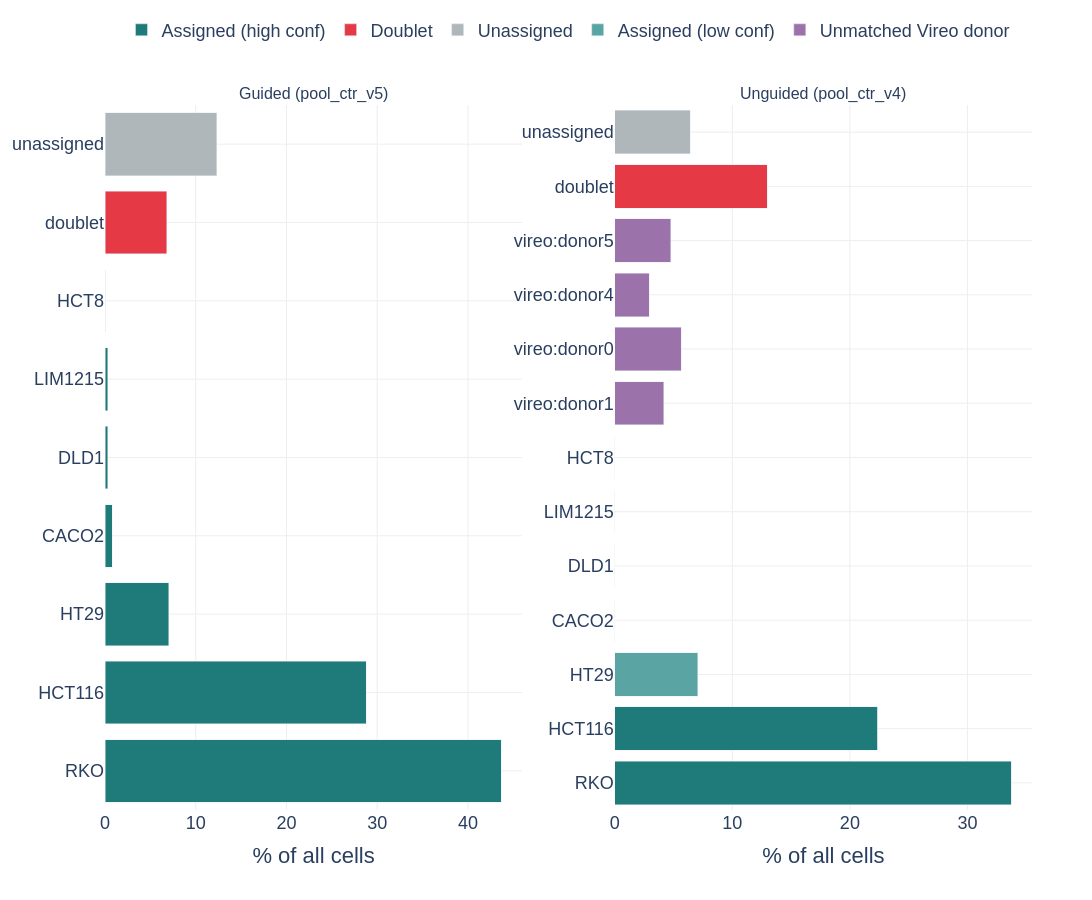

The notebook cell saved with this chart:
### Markdown cell above
## Figure 6 — Pool_ctr cell composition (slide 9)
**Slide message:** Reference-guided Vireo assigns 81% of cells as singlets with known identity; unguided mode identifies only the 3 best-represented lines.

Runs used: `pool_ctr_v4` (latest unguided), `pool_ctr_v5` (latest guided).

### Code cell
GUIDED_RUN   = 'pool_ctr_v5'
UNGUIDED_RUN = 'pool_ctr_v4'
print(f'Using guided={GUIDED_RUN}, unguided={UNGUIDED_RUN}')

def load_fa(run_id):
    p = f'{DEMUX_DIR}/{run_id}/final_assignments.tsv'
    if not os.path.exists(p):
        print(f'  {p} not found — skipping')
        return None
    return pd.read_csv(p, sep='\t')

fa_g = load_fa(GUIDED_RUN)
fa_u = load_fa(UNGUIDED_RUN)

if fa_g is None and fa_u is None:
    print('No Pool_ctr data available. Skipping Fig 6.')
else:
    SINGLET_SRC = {'db_match', 'guided_match'}

    # ── Unified color scheme ──────────────────────────────────────────────────
    # teal  = known cell line (assigned singlet)
    # purple= unmatched Vireo donor (vireo_only)
    # red   = doublet
    # grey  = unassigned
    CONF_COLOR = {'high': C['accent_teal'], 'guided': C['accent_teal'],
                  'low': '#5BA4A4'}  # lighter teal for low-conf
    STATUS_COLOR = {'doublet': C['red'], 'unassigned': C['grey'],
                    'vireo_only': '#9B72AA'}

    # ── Summary stats ─────────────────────────────────────────────────────────
    for fa, rname in [(fa_g, GUIDED_RUN), (fa_u if fa_u is not None else fa_g, UNGUIDED_RUN)]:
        if fa is None: continue
        total = len(fa)
        sing  = fa[fa['source'].isin(SINGLET_SRC)]
        pct_s = 100 * len(sing) / total
        pct_d = 100 * (fa['source'] == 'doublet').sum() / total
        pct_u = 100 * (fa['source'] == 'unassigned').sum() / total
        print(f'{rname}: total={total:,}  singlets={pct_s:.1f}%  '
              f'doublets={pct_d:.1f}%  unassigned={pct_u:.1f}%')

    # Guided per-line counts
    sing_g = fa_g[fa_g['source'].isin(SINGLET_SRC)]
    total_g = len(fa_g)
    per_line_g = sing_g['cell_line'].value_counts().sort_values(ascending=False)
    print('\nGuided per-line (assigned singlets):')
    for line, cnt in per_line_g.items():
        print(f'  {line}: {cnt:,} ({100*cnt/total_g:.1f}%)')

    # Pooling note
    print('\n=== Pool composition note ===')
    print('Lines in pool_ctr_v5: CACO2, DLD1, HCT116, HCT8, HT29, LIM1215, RKO')
    print('Counts above show unequal pooling:')
    print('  RKO dominates (~44%), HCT8 almost absent (<1%).')
    print('  This reflects the original cell counts at pooling, not a pipeline artefact.')

    # Unified label order (by guided count)
    all_lines = list(per_line_g.index)
    if fa_u is not None:
        sing_u = fa_u[fa_u['source'].isin({'db_match'})]
        for l in sing_u['cell_line'].value_counts().index:
            if l not in all_lines: all_lines.append(l)

    # ── Figure ──────────────────────────────────────────────────────────────
    ncols = 2 if fa_u is not None else 1
    fig6 = make_subplots(
        rows=1, cols=ncols,
        subplot_titles=([f'Guided ({GUIDED_RUN})', f'Unguided ({UNGUIDED_RUN})']
                        if ncols == 2 else [f'Guided ({GUIDED_RUN})']),
        horizontal_spacing=0.10,
    )

    added_legends = set()

    def _add_bar(fig, col, fa, run_id):
        SINGLET_SRC_local = {'db_match', 'guided_match'}
        sing = fa[fa['source'].isin(SINGLET_SRC_local)]
        total = len(fa)

        # Assigned singlets (teal) — one bar per cell line, stacked high+low
        for conf, color, lgname in [
            ('high',   C['accent_teal'], 'Assigned (high conf)'),
            ('guided', C['accent_teal'], 'Assigned (high conf)'),
            ('low',    '#5BA4A4',        'Assigned (low conf)'),
        ]:
            sub = sing[sing['match_confidence'] == conf]
            if sub.empty: continue
            counts = sub['cell_line'].value_counts().reindex(all_lines, fill_value=0)
            show = lgname not in added_legends
            fig.add_trace(go.Bar(
                y=all_lines, x=100 * counts.values / total, orientation='h',
                name=lgname, marker_color=color,
                legendgroup=lgname, showlegend=show,
                hovertemplate='%{y}: %{x:.1f}%<extra></extra>',
            ), row=1, col=col)
            if show: added_legends.add(lgname)

        # vireo_only (purple)
        if 'vireo_only' in fa['source'].values:
            vo = fa[fa['source'] == 'vireo_only']
            for lbl in vo['cell_line'].unique():
                cnt = (vo['cell_line'] == lbl).sum()
                lgname = 'Unmatched Vireo donor'
                show = lgname not in added_legends
                fig.add_trace(go.Bar(
                    y=[lbl], x=[100 * cnt / total], orientation='h',
                    name=lgname, marker_color='#9B72AA',
                    legendgroup=lgname, showlegend=show,
                    hovertemplate=f'{lbl}: %{{x:.1f}}<extra></extra>',
                ), row=1, col=col)
                if show: added_legends.add(lgname)

        # doublet (red)
        cnt_d = (fa['source'] == 'doublet').sum()
        lgname = 'Doublet'
        show = lgname not in added_legends
        fig.add_trace(go.Bar(
            y=['doublet'], x=[100 * cnt_d / total], orientation='h',
            name=lgname, marker_color=C['red'],
            legendgroup=lgname, showlegend=show,
        ), row=1, col=col)
        if show: added_legends.add(lgname)

        # unassigned (grey)
        cnt_u = (fa['source'] == 'unassigned').sum()
        lgname = 'Unassigned'
        show = lgname not in added_legends
        fig.add_trace(go.Bar(
            y=['unassigned'], x=[100 * cnt_u / total], orientation='h',
            name=lgname, marker_color=C['grey'],
            legendgroup=lgname, showlegend=show,
        ), row=1, col=col)
        if show: added_legends.add(lgname)

    _add_bar(fig6, 1, fa_g, GUIDED_RUN)
    if fa_u is not None and ncols == 2:
        _add_bar(fig6, 2, fa_u, UNGUIDED_RUN)

    _style(fig6, showlegend=True)
    fig6.update_layout(
        barmode='stack',
        legend=dict(orientation='h', yanchor='bottom', y=1.08, xanchor='center', x=0.5),
    )
    fig6.update_xaxes(title_text='% of all cells')
    save(fig6, 'fig6_pool_ctr_composition')

### Figure 1 — Plotly figure (JSON) as saved in the notebook; plotly's stock layout.template omitted (floating-point values rounded to 4 significant figures)
{"data": [{"hovertemplate": "%{y}: %{x:.1f}%<extra></extra>", "legendgroup": "Assigned (high conf)", "marker": {"color": "#1F7A7A"}, "name": "Assigned (high conf)", "orientation": "h", "showlegend": true, "type": "bar", "x": [43.67, 28.79, 7.004, 0.7761, 0.3201, 0.291, 0.0291], "xaxis": "x", "y": ["RKO", "HCT116", "HT29", "CACO2", "DLD1", "LIM1215", "HCT8"], "yaxis": "y"}, {"legendgroup": "Doublet", "marker": {"color": "#E63946"}, "name": "Doublet", "orientation": "h", "showlegend": true, "type": "bar", "x": [6.801], "xaxis": "x", "y": ["doublet"], "yaxis": "y"}, {"legendgroup": "Unassigned", "marker": {"color": "#B0B7BB"}, "name": "Unassigned", "orientation": "h", "showlegend": true, "type": "bar", "x": [12.31], "xaxis": "x", "y": ["unassigned"], "yaxis": "y"}, {"hovertemplate": "%{y}: %{x:.1f}%<extra></extra>", "legendgroup": "Assigned (high conf)", "marker": {"color": "#1F7A7A"}, "name": "Assigned (high conf)", "orientation": "h", "showlegend": false, "type": "bar", "x": [33.72, 22.37, 0.0, 0.0, 0.0, 0.0, 0.0], "xaxis": "x2", "y": ["RKO", "HCT116", "HT29", "CACO2", "DLD1", "LIM1215", "HCT8"], "yaxis": "y2"}, {"hovertemplate": "%{y}: %{x:.1f}%<extra></extra>", "legendgroup": "Assigned (low conf)", "marker": {"color": "#5BA4A4"}, "name": "Assigned (low conf)", "orientation": "h", "showlegend": true, "type": "bar", "x": [0.0, 0.0, 7.043, 0.0, 0.0, 0.0, 0.0], "xaxis": "x2", "y": ["RKO", "HCT116", "HT29", "CACO2", "DLD1", "LIM1215", "HCT8"], "yaxis": "y2"}, {"hovertemplate": "vireo:donor1: %{x:.1f}<extra></extra>", "legendgroup": "Unmatched Vireo donor", "marker": {"color": "#9B72AA"}, "name": "Unmatched Vireo donor", "orientation": "h", "showlegend": true, "type": "bar", "x": [4.172], "xaxis": "x2", "y": ["vireo:donor1"], "yaxis": "y2"}, {"hovertemplate": "vireo:donor0: %{x:.1f}<extra></extra>", "legendgroup": "Unmatched Vireo donor", "marker": {"color": "#9B72AA"}, "name": "Unmatched Vireo donor", "orientation": "h", "showlegend": false, "type": "bar", "x": [5.656], "xaxis": "x2", "y": ["vireo:donor0"], "yaxis": "y2"}, {"hovertemplate": "vireo:donor4: %{x:.1f}<extra></extra>", "legendgroup": "Unmatched Vireo donor", "marker": {"color": "#9B72AA"}, "name": "Unmatched Vireo donor", "orientation": "h", "showlegend": false, "type": "bar", "x": [2.91], "xaxis": "x2", "y": ["vireo:donor4"], "yaxis": "y2"}, {"hovertemplate": "vireo:donor5: %{x:.1f}<extra></extra>", "legendgroup": "Unmatched Vireo donor", "marker": {"color": "#9B72AA"}, "name": "Unmatched Vireo donor", "orientation": "h", "showlegend": false, "type": "bar", "x": [4.754], "xaxis": "x2", "y": ["vireo:donor5"], "yaxis": "y2"}, {"legendgroup": "Doublet", "marker": {"color": "#E63946"}, "name": "Doublet", "orientation": "h", "showlegend": false, "type": "bar", "x": [12.95], "xaxis": "x2", "y": ["doublet"], "yaxis": "y2"}, {"legendgroup": "Unassigned", "marker": {"color": "#B0B7BB"}, "name": "Unassigned", "orientation": "h", "showlegend": false, "type": "bar", "x": [6.422], "xaxis": "x2", "y": ["unassigned"], "yaxis": "y2"}], "layout": {"annotations": [{"font": {"size": 16}, "showarrow": false, "text": "Guided (pool_ctr_v5)", "x": 0.225, "xanchor": "center", "xref": "paper", "y": 1.0, "yanchor": "bottom", "yref": "paper"}, {"font": {"size": 16}, "showarrow": false, "text": "Unguided (pool_ctr_v4)", "x": 0.775, "xanchor": "center", "xref": "paper", "y": 1.0, "yanchor": "bottom", "yref": "paper"}], "barmode": "stack", "font": {"family": "Arial, sans-serif", "size": 18}, "height": 900, "legend": {"orientation": "h", "x": 0.5, "xanchor": "center", "y": 1.08, "yanchor": "bottom"}, "margin": {"b": 90, "l": 90, "r": 60, "t": 40}, "paper_bgcolor": "white", "plot_bgcolor": "white", "showlegend": true, "width": 1600, "xaxis": {"anchor": "y", "domain": [0.0, 0.45], "gridcolor": "#EEEEEE", "gridwidth": 1, "showgrid": true, "title": {"text": "% of all cells"}, "zeroline": false}, "xaxis2": {"anchor": "y2", "domain": [0.55, 1.0], "gridcolor": "#EEEEEE", "gridwidth": 1, "showgrid": true, "title": {"text": "% of all cells"}, "zeroline": false}, "yaxis": {"anchor": "x", "domain": [0.0, 1.0], "gridcolor": "#EEEEEE", "gridwidth": 1, "showgrid": true, "zeroline": false}, "yaxis2": {"anchor": "x2", "domain": [0.0, 1.0], "gridcolor": "#EEEEEE", "gridwidth": 1, "showgrid": true, "zeroline": false}}}
